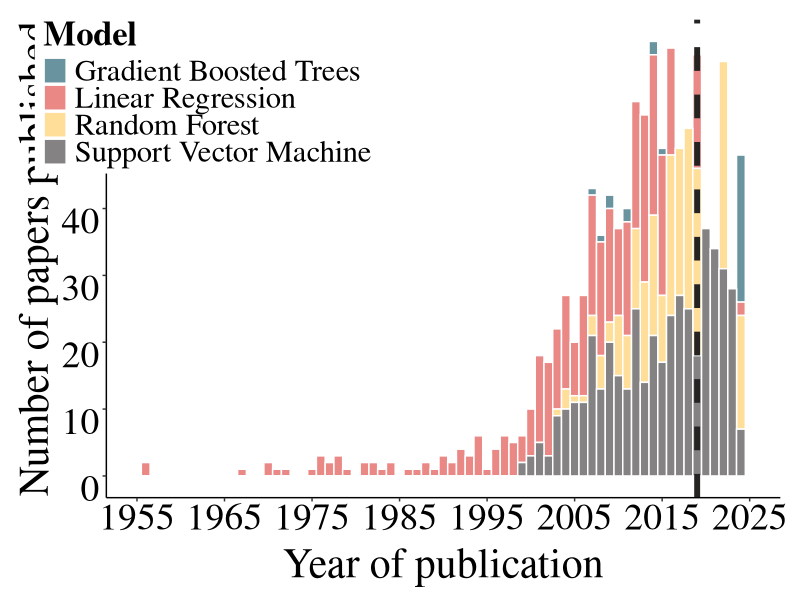
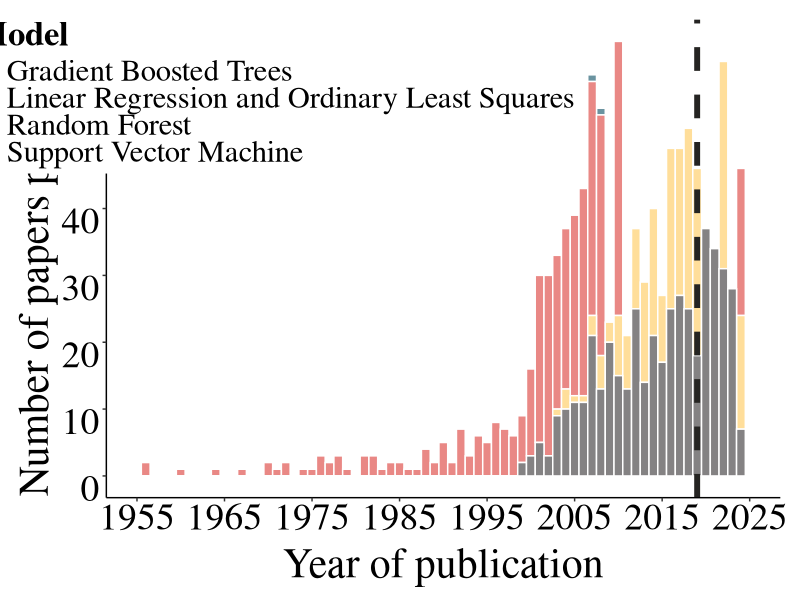
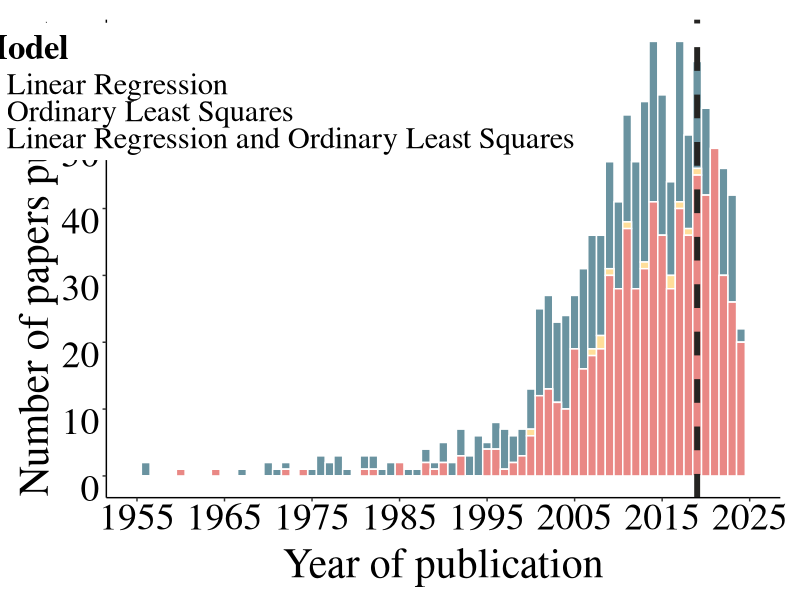
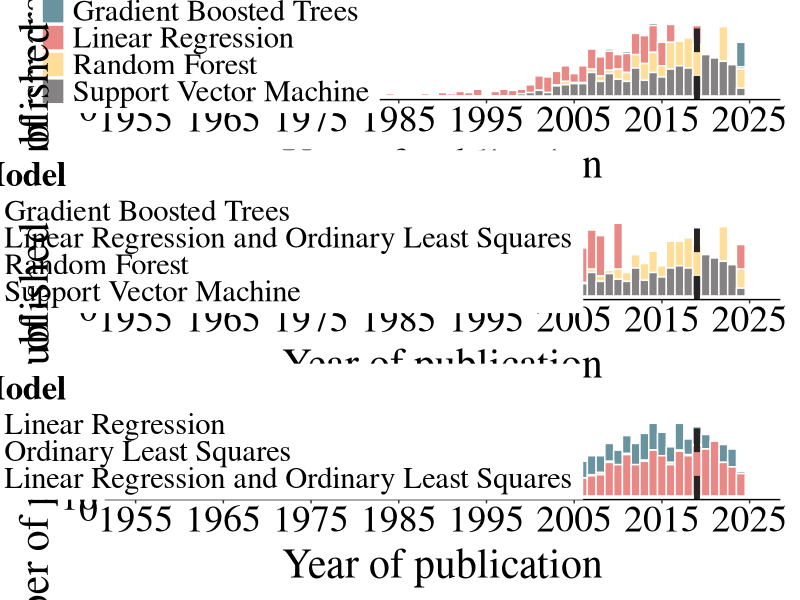

These charts were generated, in order, by the following R code:
library(ggplot2)
library(cowplot)
library(dplyr)

setwd("C:/Users/jhanc/Box/Investigacion/Investigaciones/Side projects/Diversity_lab/MLBioReview")

#Read the dataset
all_results_mod <- read.csv("all_results_mod_Oct2.csv")

#Keep only unique papers (not shared across multiple models)
unique_mod <- all_results_mod[!duplicated(all_results_mod[,c('Title')]),]

#Generate distributions (time-based)
plot_all_1955 <- ggplot(unique_mod, aes(x = Year, fill = Model)) + 
  
  geom_histogram(position = "stack", alpha = 0.6, binwidth = 1, colour = "white") +  # Use alpha to control transparency
  geom_vline(xintercept = 2019, linetype = "dashed", color = "#252422", linewidth = 2) +  # Vertical line at 2019
  
  labs(x = "Year of publication", y = "Number of papers published") + 
  
  scale_fill_manual(values=c("#084c61", "#db3a34", "#ffc857", "#323031"), name  = "Model",
                    breaks = c("gradient boosted trees", "linear regression", "random forest", "support vector machine"),
                    labels = c("Gradient Boosted Trees", "Linear Regression", "Random Forest", "Support Vector Machine")) +
  
  theme_classic() +
  
  theme(legend.key = element_rect(colour = "white"), 
        legend.background = element_rect(colour = "white"), 
        legend.text = element_text(family="serif", size = 22),
        legend.position = c(.15, .85),
        legend.title = element_text(family="serif", size = 25, face = "bold"),
        plot.margin = margin(0.5, 0.5, 0.5, 0.5, "cm"))+
  
  scale_x_continuous(breaks = seq(1955, 2025, 10), limit = c(1955, 2025))+
  scale_y_continuous(breaks = seq(0, 70, 10), limit = c(0, 65))+
  
  theme(axis.text.x = element_text(family="serif", size = 27, lineheight = 0.9, vjust = 1, color = "black")) +
  theme(axis.text.y = element_text(family="serif",size = 27, lineheight = 0.9, vjust = 1, color = "black")) +
  theme(axis.title.y = element_text(family="serif",vjust=1, size=30, color = "black")) +
  theme(axis.title.x = element_text(family="serif",vjust=0.3, size=30, color = "black"))

png("Year_Distribution_all_1955_Old.png", height = 15, width = 20, units = "in", res = 300)
plot_all_1955
dev.off()






#Read the dataset
all_results_mod_2 <- read.csv("all_results_mod_2_Oct2.csv")

#Keep only unique papers (not shared across multiple models)
unique_mod_2 <- all_results_mod_2[!duplicated(all_results_mod_2[,c('Title')]),]

#Generate distributions (time-based)
plot_all_1955_new <- ggplot(unique_mod_2, aes(x = Year, fill = Model)) + 
  
  geom_histogram(position = "stack", alpha = 0.6, binwidth = 1, colour = "white") +  # Use alpha to control transparency
  geom_vline(xintercept = 2019, linetype = "dashed", color = "#252422", linewidth = 2) +  # Vertical line at 2019
  
  labs(x = "Year of publication", y = "Number of papers published") + 
  
  scale_fill_manual(values=c("#084c61", "#db3a34", "#ffc857", "#323031"), name  = "Model",
                    breaks = c("gradient boosted trees", "linear regression", "random forest", "support vector machine"),
                    labels = c("Gradient Boosted Trees", "Linear Regression and Ordinary Least Squares", "Random Forest", "Support Vector Machine")) +
  
  theme_classic() +
  
  theme(legend.key = element_rect(colour = "white"), 
        legend.background = element_rect(colour = "white"), 
        legend.text = element_text(family="serif", size = 22),
        legend.position = c(.25, .85),
        legend.title = element_text(family="serif", size = 25, face = "bold"),
        plot.margin = margin(0.5, 0.5, 0.5, 0.5, "cm"))+
  
  scale_x_continuous(breaks = seq(1955, 2025, 10), limit = c(1955, 2025))+
  scale_y_continuous(breaks = seq(0, 70, 10), limit = c(0, 65))+
  
  theme(axis.text.x = element_text(family="serif", size = 27, lineheight = 0.9, vjust = 1, color = "black")) +
  theme(axis.text.y = element_text(family="serif",size = 27, lineheight = 0.9, vjust = 1, color = "black")) +
  theme(axis.title.y = element_text(family="serif",vjust=1, size=30, color = "black")) +
  theme(axis.title.x = element_text(family="serif",vjust=0.3, size=30, color = "black"))

png("Year_Distribution_all_1955_OLS.png", height = 15, width = 20, units = "in", res = 300)
plot_all_1955_new
dev.off()





#Read the dataset
all_ols_lr_results_mod <- read.csv("ols_comb_subset_post2019_Oct2.csv")

#Keep only unique papers (not shared across multiple models)
unique_ols_lr_2 <- all_ols_lr_results_mod[!duplicated(all_ols_lr_results_mod[,c('Title')]),]

#Generate distributions (time-based)
plot_all_1955_OLS_LR <- ggplot(unique_ols_lr_2, aes(x = Year, fill = Model)) + 
  
  geom_histogram(position = "stack", alpha = 0.6, binwidth = 1, colour = "white") +  # Use alpha to control transparency
  geom_vline(xintercept = 2019, linetype = "dashed", color = "#252422", linewidth = 2) +  # Vertical line at 2019
  
  labs(x = "Year of publication", y = "Number of papers published") + 
  
  scale_fill_manual(values=c("#084c61", "#db3a34", "#ffc857"), name  = "Model",
                    breaks = c("linear regression", "ordinary least squares", "OLS_Linear"),
                    labels = c("Linear Regression", "Ordinary Least Squares", "Linear Regression and Ordinary Least Squares")) +
  
  theme_classic() +
  
  theme(legend.key = element_rect(colour = "white"), 
        legend.background = element_rect(colour = "white"), 
        legend.text = element_text(family="serif", size = 22),
        legend.position = c(.25, .85),
        legend.title = element_text(family="serif", size = 25, face = "bold"),
        plot.margin = margin(0.5, 0.5, 0.5, 0.5, "cm"))+
  
  scale_x_continuous(breaks = seq(1955, 2025, 10), limit = c(1955, 2025))+
  scale_y_continuous(breaks = seq(0, 70, 10), limit = c(0, 65))+
  
  theme(axis.text.x = element_text(family="serif", size = 27, lineheight = 0.9, vjust = 1, color = "black")) +
  theme(axis.text.y = element_text(family="serif",size = 27, lineheight = 0.9, vjust = 1, color = "black")) +
  theme(axis.title.y = element_text(family="serif",vjust=1, size=30, color = "black")) +
  theme(axis.title.x = element_text(family="serif",vjust=0.3, size=30, color = "black"))

png("Year_Distribution_OLS_LR.png", height = 15, width = 20, units = "in", res = 300)
plot_all_1955_OLS_LR
dev.off()



png("Year_Distribution_All_Models.png", height = 20, width = 15, units = "in", res = 300)
plot_grid(plot_all_1955, plot_all_1955_new, plot_all_1955_OLS_LR,
          ncol = 1, nrow = 3, label_fontfamily = "serif", label_size = 20,
          align = "h", label_x = 0, label_y = 1.009, label_fontface = "bold")
dev.off()


